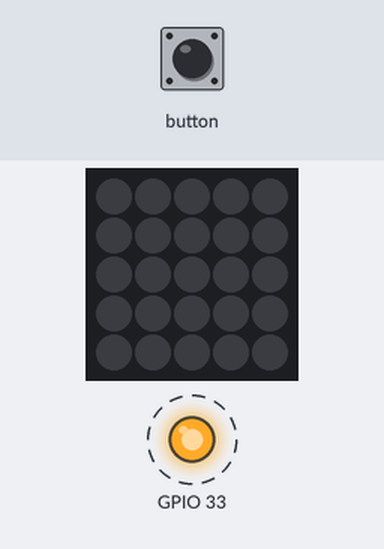
A sketch run on a simulated ESP32. Parts: 5×5 RGB LED matrix (first LED top left, wired row by row), output pins drawn as LEDs (lit = HIGH). Dashed ring = blinking.

Above: at 0.5 s.
Timing chart, 0 to 4.6 s (numbered marks = the images above):
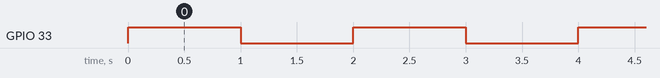

Measured:
- by itself, GPIO 33: alternates HIGH for 1.0 s and LOW for 1.0 s

The sketch:

m5-fan.ino
```cpp
#include "M5Atom.h"

void setup() {
  // put your setup code here, to run once:
  M5.begin(true,false,true);
  pinMode(33, OUTPUT);
}

void loop() {
  // put your main code here, to run repeatedly:

  digitalWrite(33,HIGH);
  delay(1000);
  digitalWrite(33,LOW);
  delay(1000);
  M5.update();
  }
```
